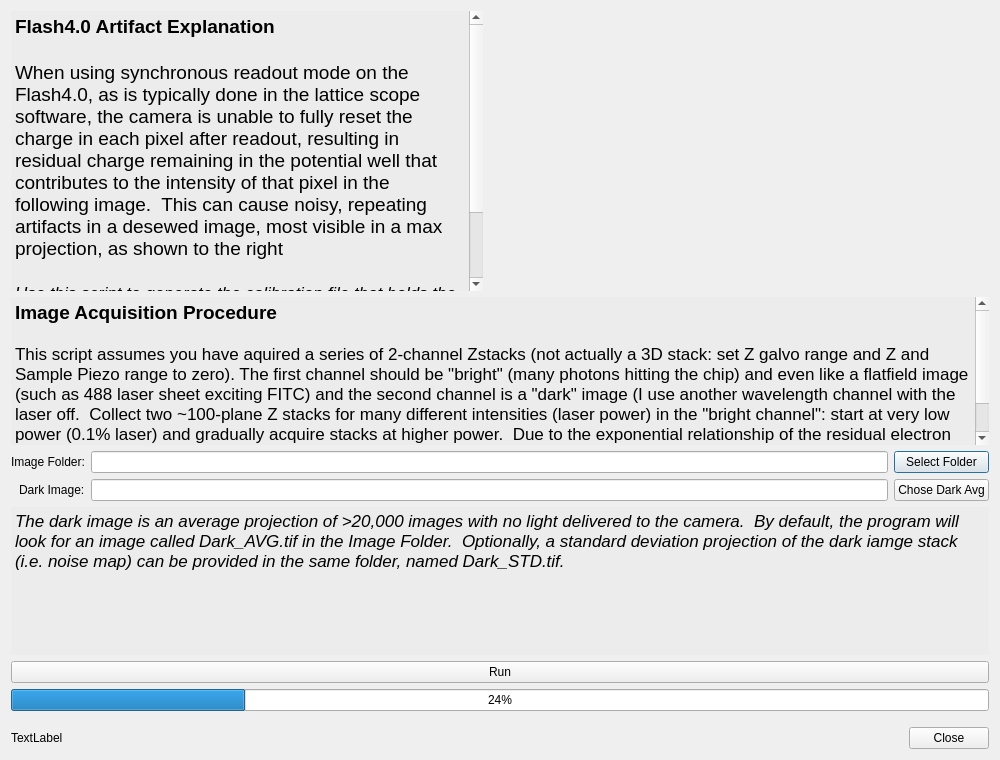
<?xml version="1.0" encoding="UTF-8"?>
<ui version="4.0">
 <class>Dialog</class>
 <widget class="QDialog" name="Dialog">
  <property name="geometry">
   <rect>
    <x>0</x>
    <y>0</y>
    <width>1000</width>
    <height>760</height>
   </rect>
  </property>
  <property name="minimumSize">
   <size>
    <width>1000</width>
    <height>760</height>
   </size>
  </property>
  <property name="maximumSize">
   <size>
    <width>10000</width>
    <height>10000</height>
   </size>
  </property>
  <property name="windowTitle">
   <string>Dialog</string>
  </property>
  <layout class="QVBoxLayout" name="verticalLayout">
   <item>
    <layout class="QHBoxLayout" name="horizontalLayout">
     <item>
      <widget class="QTextEdit" name="textEdit">
       <property name="minimumSize">
        <size>
         <width>0</width>
         <height>280</height>
        </size>
       </property>
       <property name="maximumSize">
        <size>
         <width>16777215</width>
         <height>1000</height>
        </size>
       </property>
       <property name="frameShape">
        <enum>QFrame::NoFrame</enum>
       </property>
       <property name="frameShadow">
        <enum>QFrame::Plain</enum>
       </property>
       <property name="html">
        <string>&lt;!DOCTYPE HTML PUBLIC &quot;-//W3C//DTD HTML 4.0//EN&quot; &quot;http://www.w3.org/TR/REC-html40/strict.dtd&quot;&gt;
&lt;html&gt;&lt;head&gt;&lt;meta name=&quot;qrichtext&quot; content=&quot;1&quot; /&gt;&lt;style type=&quot;text/css&quot;&gt;
p, li { white-space: pre-wrap; }
&lt;/style&gt;&lt;/head&gt;&lt;body style=&quot; font-family:'.SF NS Text'; font-size:13pt; font-weight:400; font-style:normal;&quot; bgcolor=&quot;#ececec&quot;&gt;
&lt;p style=&quot; margin-top:0px; margin-bottom:0px; margin-left:0px; margin-right:0px; -qt-block-indent:0; text-indent:0px;&quot;&gt;&lt;span style=&quot; font-size:14pt; font-weight:600;&quot;&gt;Flash4.0 Artifact Explanation&lt;/span&gt;&lt;/p&gt;
&lt;p style=&quot;-qt-paragraph-type:empty; margin-top:0px; margin-bottom:0px; margin-left:0px; margin-right:0px; -qt-block-indent:0; text-indent:0px; font-size:14pt;&quot;&gt;&lt;br /&gt;&lt;/p&gt;
&lt;p style=&quot; margin-top:0px; margin-bottom:0px; margin-left:0px; margin-right:0px; -qt-block-indent:0; text-indent:0px;&quot;&gt;&lt;span style=&quot; font-size:14pt;&quot;&gt;When using synchronous readout mode on the Flash4.0, as is typically done in the lattice scope software, the camera is unable to fully reset the charge in each pixel after readout, resulting in residual charge remaining in the potential well that contributes to the intensity of that pixel in the following image.  This can cause noisy, repeating artifacts in a desewed image, most visible in a max projection, as shown to the right&lt;/span&gt;&lt;/p&gt;
&lt;p style=&quot;-qt-paragraph-type:empty; margin-top:0px; margin-bottom:0px; margin-left:0px; margin-right:0px; -qt-block-indent:0; text-indent:0px; font-size:14pt;&quot;&gt;&lt;br /&gt;&lt;/p&gt;
&lt;p style=&quot; margin-top:0px; margin-bottom:0px; margin-left:0px; margin-right:0px; -qt-block-indent:0; text-indent:0px;&quot;&gt;&lt;span style=&quot; font-style:italic;&quot;&gt;Use this script to generate the calibration file that holds the parameters of the regression describing the predicted residual intensity in a given pixel as a function of the intensity of the previous image.  This can be used to yield a corrected image, as shown in the image on the right.&lt;/span&gt;&lt;/p&gt;&lt;/body&gt;&lt;/html&gt;</string>
       </property>
      </widget>
     </item>
     <item>
      <widget class="QLabel" name="picture">
       <property name="minimumSize">
        <size>
         <width>500</width>
         <height>280</height>
        </size>
       </property>
       <property name="text">
        <string/>
       </property>
       <property name="pixmap">
        <pixmap>../../_assets/before_after.png</pixmap>
       </property>
      </widget>
     </item>
    </layout>
   </item>
   <item>
    <widget class="QTextEdit" name="textEdit_2">
     <property name="minimumSize">
      <size>
       <width>0</width>
       <height>140</height>
      </size>
     </property>
     <property name="maximumSize">
      <size>
       <width>16777215</width>
       <height>10000</height>
      </size>
     </property>
     <property name="frameShape">
      <enum>QFrame::NoFrame</enum>
     </property>
     <property name="frameShadow">
      <enum>QFrame::Plain</enum>
     </property>
     <property name="html">
      <string>&lt;!DOCTYPE HTML PUBLIC &quot;-//W3C//DTD HTML 4.0//EN&quot; &quot;http://www.w3.org/TR/REC-html40/strict.dtd&quot;&gt;
&lt;html&gt;&lt;head&gt;&lt;meta name=&quot;qrichtext&quot; content=&quot;1&quot; /&gt;&lt;style type=&quot;text/css&quot;&gt;
p, li { white-space: pre-wrap; }
&lt;/style&gt;&lt;/head&gt;&lt;body style=&quot; font-family:'.SF NS Text'; font-size:13pt; font-weight:400; font-style:normal;&quot; bgcolor=&quot;#ececec&quot;&gt;
&lt;p style=&quot; margin-top:0px; margin-bottom:0px; margin-left:0px; margin-right:0px; -qt-block-indent:0; text-indent:0px;&quot;&gt;&lt;span style=&quot; font-size:14pt; font-weight:600;&quot;&gt;Image Acquisition Procedure&lt;/span&gt;&lt;/p&gt;
&lt;p style=&quot;-qt-paragraph-type:empty; margin-top:0px; margin-bottom:0px; margin-left:0px; margin-right:0px; -qt-block-indent:0; text-indent:0px;&quot;&gt;&lt;br /&gt;&lt;/p&gt;
&lt;p style=&quot; margin-top:0px; margin-bottom:0px; margin-left:0px; margin-right:0px; -qt-block-indent:0; text-indent:0px;&quot;&gt;This script assumes you have aquired a series of 2-channel Zstacks (not actually a 3D stack: set Z galvo range and Z and Sample Piezo range to zero). The first channel should be &amp;quot;bright&amp;quot; (many photons hitting the chip) and even like a flatfield image (such as 488 laser sheet exciting FITC) and the second channel is a &amp;quot;dark&amp;quot; image (I use another wavelength channel with the laser off.  Collect two ~100-plane Z stacks for many different intensities (laser power) in the &amp;quot;bright channel&amp;quot;: start at very low power (0.1% laser) and gradually acquire stacks at higher power.  Due to the exponential relationship of the residual electron effect, it's particularly important to get a lot of low-powered stacks: 1%, 2%, 3% etc... then after 10% you can begin to take bigger steps. (Of course, the exact laser powers will depend on the power and efficiency of your system.)&lt;/p&gt;&lt;/body&gt;&lt;/html&gt;</string>
     </property>
    </widget>
   </item>
   <item>
    <layout class="QGridLayout" name="gridLayout">
     <property name="topMargin">
      <number>0</number>
     </property>
     <item row="0" column="0" alignment="Qt::AlignRight">
      <widget class="QLabel" name="label">
       <property name="text">
        <string>Image Folder:</string>
       </property>
       <property name="buddy">
        <cstring>camCalibFolderLineEdit</cstring>
       </property>
      </widget>
     </item>
     <item row="0" column="1">
      <widget class="QLineEdit" name="camCalibFolderLineEdit"/>
     </item>
     <item row="0" column="2">
      <widget class="QPushButton" name="selectFolderPushButton">
       <property name="text">
        <string>Select Folder</string>
       </property>
      </widget>
     </item>
     <item row="1" column="2">
      <widget class="QPushButton" name="choseDarkImgPushButton">
       <property name="text">
        <string>Chose Dark Avg</string>
       </property>
      </widget>
     </item>
     <item row="1" column="1">
      <widget class="QLineEdit" name="darkImageLineEdit"/>
     </item>
     <item row="1" column="0" alignment="Qt::AlignRight">
      <widget class="QLabel" name="label_3">
       <property name="text">
        <string>Dark Image:</string>
       </property>
       <property name="buddy">
        <cstring>camCalibFolderLineEdit</cstring>
       </property>
      </widget>
     </item>
    </layout>
   </item>
   <item>
    <widget class="QTextEdit" name="textEdit_4">
     <property name="minimumSize">
      <size>
       <width>0</width>
       <height>0</height>
      </size>
     </property>
     <property name="maximumSize">
      <size>
       <width>16777215</width>
       <height>10000</height>
      </size>
     </property>
     <property name="frameShape">
      <enum>QFrame::NoFrame</enum>
     </property>
     <property name="frameShadow">
      <enum>QFrame::Plain</enum>
     </property>
     <property name="html">
      <string>&lt;!DOCTYPE HTML PUBLIC &quot;-//W3C//DTD HTML 4.0//EN&quot; &quot;http://www.w3.org/TR/REC-html40/strict.dtd&quot;&gt;
&lt;html&gt;&lt;head&gt;&lt;meta name=&quot;qrichtext&quot; content=&quot;1&quot; /&gt;&lt;style type=&quot;text/css&quot;&gt;
p, li { white-space: pre-wrap; }
&lt;/style&gt;&lt;/head&gt;&lt;body style=&quot; font-family:'.SF NS Text'; font-size:13pt; font-weight:400; font-style:normal;&quot; bgcolor=&quot;#ececec&quot;&gt;
&lt;p style=&quot; margin-top:0px; margin-bottom:0px; margin-left:0px; margin-right:0px; -qt-block-indent:0; text-indent:0px;&quot;&gt;&lt;span style=&quot; font-style:italic;&quot;&gt;The dark image is an average projection of &amp;gt;20,000 images with no light delivered to the camera.  By default, the program will look for an image called Dark_AVG.tif in the Image Folder.  Optionally, a standard deviation projection of the dark iamge stack (i.e. noise map) can be provided in the same folder, named Dark_STD.tif.&lt;/span&gt;&lt;/p&gt;&lt;/body&gt;&lt;/html&gt;</string>
     </property>
    </widget>
   </item>
   <item>
    <widget class="QPushButton" name="runButton">
     <property name="text">
      <string>Run</string>
     </property>
    </widget>
   </item>
   <item>
    <widget class="QProgressBar" name="progressBar">
     <property name="value">
      <number>24</number>
     </property>
    </widget>
   </item>
   <item>
    <layout class="QHBoxLayout" name="horizontalLayout_2">
     <property name="topMargin">
      <number>10</number>
     </property>
     <item>
      <widget class="QLabel" name="statusLabel">
       <property name="text">
        <string>TextLabel</string>
       </property>
      </widget>
     </item>
     <item>
      <widget class="QDialogButtonBox" name="buttonBox">
       <property name="orientation">
        <enum>Qt::Horizontal</enum>
       </property>
       <property name="standardButtons">
        <set>QDialogButtonBox::Close</set>
       </property>
       <property name="centerButtons">
        <bool>false</bool>
       </property>
      </widget>
     </item>
    </layout>
   </item>
  </layout>
 </widget>
 <resources/>
 <connections>
  <connection>
   <sender>buttonBox</sender>
   <signal>accepted()</signal>
   <receiver>Dialog</receiver>
   <slot>accept()</slot>
   <hints>
    <hint type="sourcelabel">
     <x>248</x>
     <y>254</y>
    </hint>
    <hint type="destinationlabel">
     <x>157</x>
     <y>274</y>
    </hint>
   </hints>
  </connection>
  <connection>
   <sender>buttonBox</sender>
   <signal>rejected()</signal>
   <receiver>Dialog</receiver>
   <slot>reject()</slot>
   <hints>
    <hint type="sourcelabel">
     <x>316</x>
     <y>260</y>
    </hint>
    <hint type="destinationlabel">
     <x>286</x>
     <y>274</y>
    </hint>
   </hints>
  </connection>
 </connections>
</ui>
